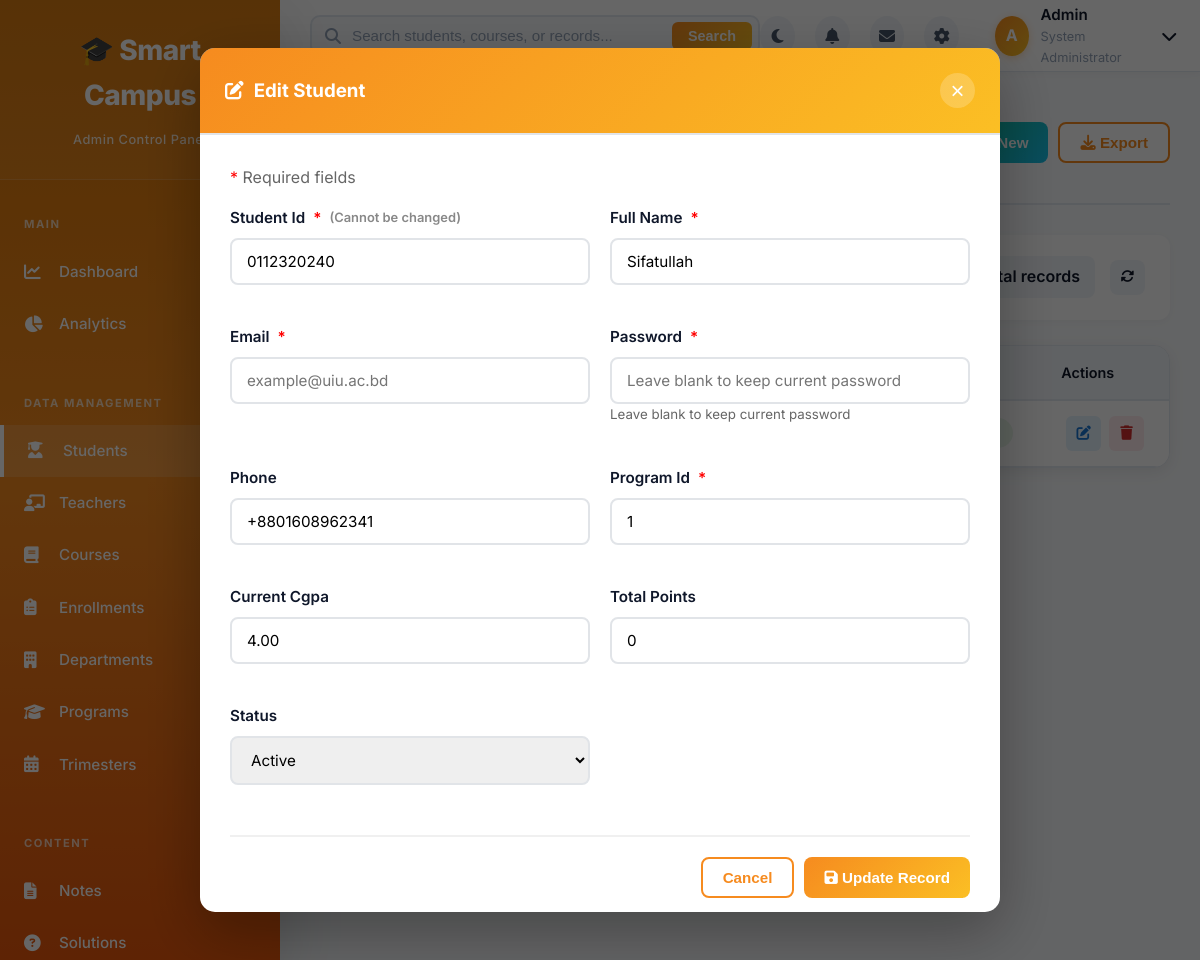
/admin/manage.php?table=students&action=edit&id=0112320240 (signed in), run on an earlier commit of the app's database.
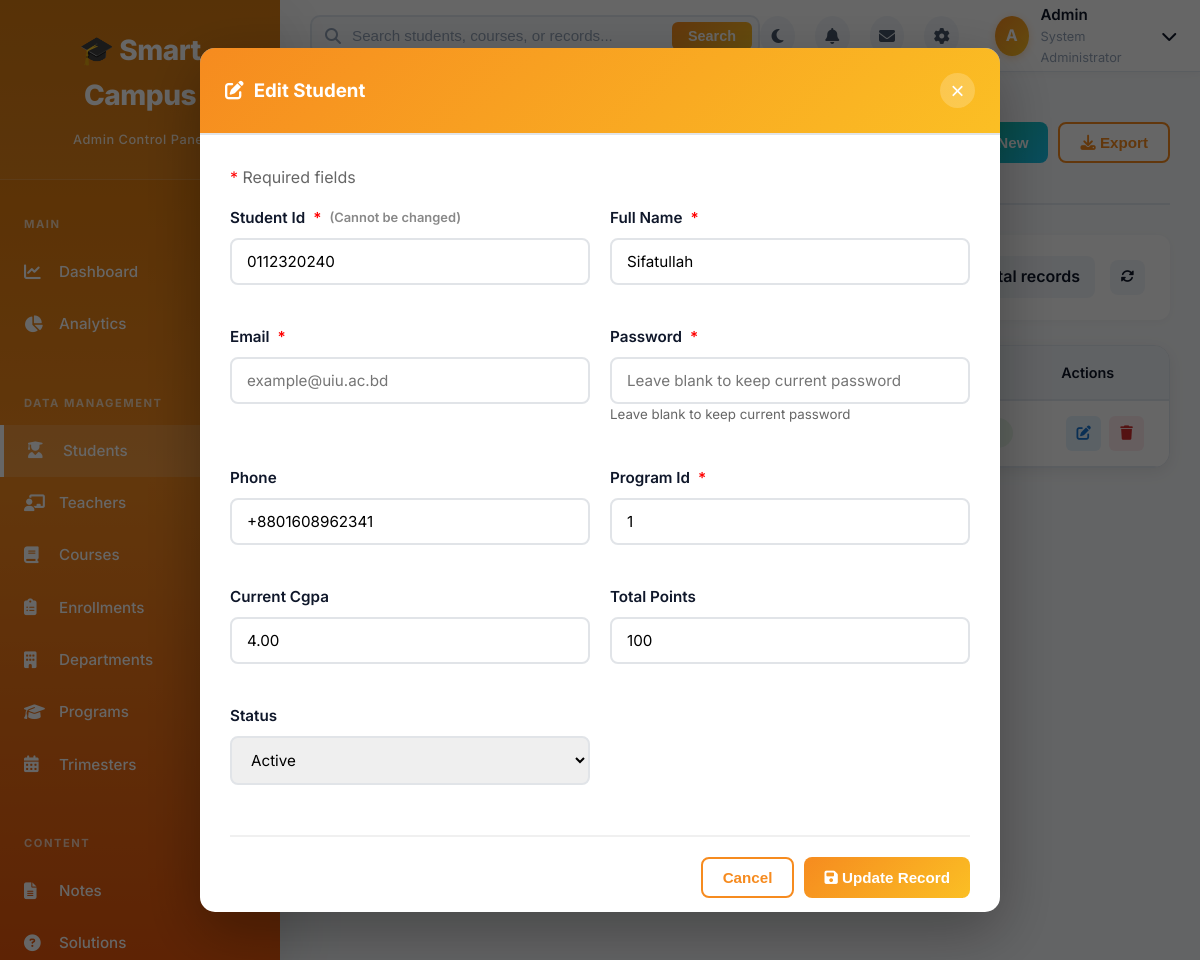
And on a later commit of the database.
### tables this page shows
CREATE TABLE `students` (
  `student_id` varchar(10) NOT NULL,
  `password_hash` varchar(255) NOT NULL,
  `full_name` varchar(100) NOT NULL,
  `email` varchar(100) DEFAULT NULL,
  `phone` varchar(20) DEFAULT NULL,
  `date_of_birth` date DEFAULT NULL,
  `blood_group` varchar(5) DEFAULT NULL,
  `father_name` varchar(100) DEFAULT NULL,
  `mother_name` varchar(100) DEFAULT NULL,
  `program_id` int(11) NOT NULL,
  `current_trimester_number` int(11) DEFAULT 1,
  `total_completed_credits` int(11) DEFAULT 0,
  `current_cgpa` decimal(3,2) DEFAULT 0.00,
  `total_points` int(11) DEFAULT 0,
  `profile_picture` varchar(255) DEFAULT NULL,
  `admission_date` date DEFAULT NULL,
  `status` enum('active','inactive','graduated','withdrawn') DEFAULT 'active',
  `created_at` timestamp NOT NULL DEFAULT current_timestamp(),
  `updated_at` timestamp NOT NULL DEFAULT current_timestamp() ON UPDATE current_timestamp(),
  `focus_streak` int(11) DEFAULT 0 COMMENT 'Current daily focus streak'
);

### admin/manage.php (the view, shortened to what the rows shown need)
<?php
require_once('../config/database.php');
$table = $_GET['table'] ?? 'students';
$action = $_GET['action'] ?? 'list';
$id = $_GET['id'] ?? $_POST['id'] ?? null;
$config = $table_config[$table];
$page = isset($_GET['page']) ? (int)$_GET['page'] : 1;
$per_page = 50;
$offset = ($page - 1) * $per_page;
$where_clause = '';
$edit_record = [];
if ($action === 'edit' && $id) {
    $edit_query = "SELECT * FROM $table WHERE {$config['primary_key']} = ?";
    $stmt = $conn->prepare($edit_query);
    $stmt->bind_param('s', $id);
    $stmt->execute();
    $edit_result = $stmt->get_result();
    if ($edit_result->num_rows > 0) {
        $edit_record = $edit_result->fetch_assoc();
    } else {
        $_SESSION['message'] = 'Record not found!';
        $_SESSION['message_type'] = 'error';
        header("Location: manage.php?table=$table");
        exit;
    }
}
$query = "SELECT * FROM $table $where_clause ORDER BY {$config['primary_key']} DESC LIMIT $per_page OFFSET $offset";
$result = $conn->query($query);
?>
<!DOCTYPE html>
<html lang="en">
<head>
    <link rel="stylesheet" href="assets/css/admin-style.css">
    <link rel="stylesheet" href="assets/css/manage-style.css">
    <link rel="stylesheet" href="https://cdnjs.cloudflare.com/ajax/libs/font-awesome/6.4.0/css/all.min.css">
</head>
<body>
    <div class="main-content">
        <?php include 'includes/topbar.php'; ?>
        <div class="dashboard-container">
            <div class="page-header">
                <div>
                    <h1><i class="fas <?php echo $config['icon']; ?>"></i> Manage <?php echo $config['title']; ?></h1>
                </div>
            </div>
            <div class="table-card">
                <div class="table-responsive">
                    <table class="data-table" id="dataTable">
                        <thead>
                            <tr>
                                <?php foreach ($config['display_fields'] as $field): ?>
                                    <th><?php echo ucwords(str_replace('_', ' ', $field)); ?></th>
                                <?php endforeach; ?>
                                <th class="text-center">Actions</th>
                            </tr>
                        </thead>
                        <tbody>
                            <?php if ($result && $result->num_rows > 0): ?>
                                <?php while($row = $result->fetch_assoc()): ?>
                                    <tr>
                                        <?php foreach ($config['display_fields'] as $field): ?>
                                            <td>
                                                <?php
                                                $value = $row[$field] ?? '';
                                                if ($field === 'status') {
                                                    $status_class = $value === 'active' || $value === 'enrolled' || $value === 'approved' ? 'success' :
                                                                   ($value === 'pending' ? 'warning' : 'danger');
                                                    echo "<span class='badge badge-$status_class'>" . ucfirst($value) . "</span>";
                                                } elseif ($field === 'is_current' || strpos($field, 'is_') === 0) {
                                                    echo $value ? '<span class="badge badge-success">Yes</span>' : '<span class="badge badge-secondary">No</span>';
                                                } elseif (strpos($field, 'date') !== false || strpos($field, 'time') !== false) {
                                                    echo $value ? date('M d, Y', strtotime($value)) : '-';
                                                } else {
                                                    echo htmlspecialchars($value);
                                                }
                                                ?>
                                            </td>
                                        <?php endforeach; ?>
                                        <td class="text-center action-buttons">
                                            <button class="btn-action btn-edit" onclick="window.location.href='manage.php?table=<?php echo $table; ?>&action=edit&id=<?php echo $row[$config['primary_key']]; ?>';" title="Edit">
                                                <i class="fas fa-edit"></i>
                                            </button>
                                            <button class="btn-action btn-delete" onclick="if(confirm('Are you sure you want to delete this record?')) { window.location.href='manage.php?table=<?php echo $table; ?>&action=delete&id=<?php echo $row[$config['primary_key']]; ?>'; }" title="Delete">
                                                <i class="fas fa-trash"></i>
                                            </button>
                                        </td>
                                    </tr>
                                <?php endwhile; ?>
                            <?php endif; ?>
                        </tbody>
                    </table>
                </div>
            </div>
        </div>
    </div>
    <div id="addEditModal" class="modal" style="display: <?php echo ($action === 'add' || $action === 'edit') ? 'flex' : 'none'; ?>;">
        <div class="modal-content modal-lg">
            <div class="modal-body">
                <form method="POST" action="manage.php?table=<?php echo $table; ?>&action=<?php echo $action; ?><?php echo $id ? '&id='.$id : ''; ?>">
                    <div class="form-row">
                        <?php foreach ($config['editable_fields'] as $field):
                            $field_value = $edit_record[$field] ?? '';
                            $field_label = $field === 'password_hash' ? 'Password' : ucwords(str_replace('_', ' ', $field));
                            $is_required = in_array($field, $config['required_fields'] ?? []);
                            $is_readonly = ($action === 'edit' && in_array($field, $config['readonly_on_edit'] ?? []));
                            $required_attr = $is_required ? 'required' : '';
                            $readonly_attr = $is_readonly ? 'readonly' : '';
                        ?>
                            <div class="form-group">
                                <label>
                                    <?php echo $field_label; ?>
                                    <?php if ($is_required): ?>
                                        <span style="color: red;">*</span>
                                    <?php endif; ?>
                                    <?php if ($is_readonly): ?>
                                        <span style="color: #888; font-size: 0.85em;">(Cannot be changed)</span>
                                    <?php endif; ?>
                                </label>
                                <?php if ($field === 'password_hash'): ?>
                                    <input type="password" name="<?php echo $field; ?>" class="form-control"
                                           value=""
                                           <?php echo ($action === 'add' ? $required_attr : ''); ?>
                                           placeholder="<?php echo $action === 'edit' ? 'Leave blank to keep current password' : 'Enter password'; ?>">
                                    <?php if ($action === 'edit'): ?>
                                        <small style="color: #666;">Leave blank to keep current password</small>
                                    <?php endif; ?>
                                <?php elseif ($field === 'status'): ?>
                                    <select name="<?php echo $field; ?>" class="form-control" <?php echo $required_attr; ?>>
                                        <option value="active" <?php echo $field_value === 'active' ? 'selected' : ''; ?>>Active</option>
                                    </select>
                                <?php elseif (strpos($field, 'date') !== false): ?>
                                    <input type="date" name="<?php echo $field; ?>" class="form-control"
                                           value="<?php echo htmlspecialchars($field_value); ?>"
                                           <?php echo $required_attr; ?> <?php echo $readonly_attr; ?>>
                                <?php elseif ($field === 'description' || $field === 'content'): ?>
                                    <textarea name="<?php echo $field; ?>" class="form-control" rows="4"
                                              <?php echo $required_attr; ?>><?php echo htmlspecialchars($field_value); ?></textarea>
                                <?php elseif (strpos($field, 'email') !== false): ?>
                                    <input type="email" name="<?php echo $field; ?>" class="form-control"
                                           value="<?php echo htmlspecialchars($field_value); ?>"
                                           <?php echo $required_attr; ?> <?php echo $readonly_attr; ?>
                                           placeholder="example@uiu.ac.bd">
                                <?php elseif ($field === 'phone'): ?>
                                    <input type="tel" name="<?php echo $field; ?>" class="form-control"
                                           value="<?php echo htmlspecialchars($field_value); ?>"
                                           <?php echo $required_attr; ?>
                                           placeholder="+880 1XXX-XXXXXX">
                                <?php elseif (in_array($field, ['credit_hours', 'total_required_credits', 'duration_years', 'points_awarded', 'total_points', 'current_cgpa'])): ?>
                                    <input type="number" step="0.01" name="<?php echo $field; ?>" class="form-control"
                                           value="<?php echo htmlspecialchars($field_value); ?>"
                                           <?php echo $required_attr; ?> <?php echo $readonly_attr; ?>
                                           min="0">
                                <?php elseif (strpos($field, '_id') !== false): ?>
                                    <input type="text" name="<?php echo $field; ?>" class="form-control"
                                           value="<?php echo htmlspecialchars($field_value); ?>"
                                           <?php echo $required_attr; ?> <?php echo $readonly_attr; ?>
                                           placeholder="Enter <?php echo $field_label; ?>">
                                <?php else: ?>
                                    <input type="text" name="<?php echo $field; ?>" class="form-control"
                                           value="<?php echo htmlspecialchars($field_value); ?>"
                                           <?php echo $required_attr; ?> <?php echo $readonly_attr; ?>>
                                <?php endif; ?>
                            </div>
                        <?php endforeach; ?>
                    </div>
                </form>
            </div>
        </div>
    </div>
</body>
</html>

What changed in the data, as far as the page shows it:
changed students "Sifatullah": total_points "0" → "100"
